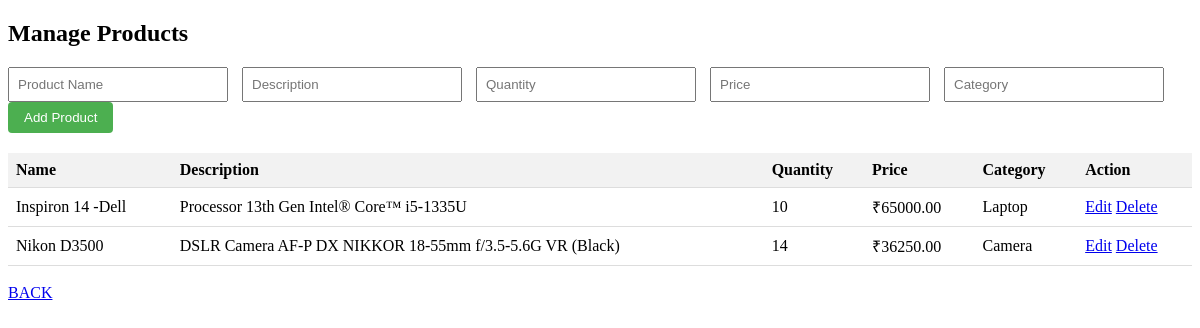
/manage_products.php, run on the app's committed database.
### tables this page shows
CREATE TABLE IF NOT EXISTS `products` (
  `id` int NOT NULL AUTO_INCREMENT,
  `name` varchar(30) NOT NULL,
  `description` longtext NOT NULL,
  `quantity` int NOT NULL,
  `price` double(10,2) NOT NULL,
  `category` varchar(50) NOT NULL,
  PRIMARY KEY (`id`)
);

### manage_products.php (the view, shortened to what this page needs)
<?php
include('db_conn.php');
function getProducts() {
    global $conn;
    $sql = "SELECT * FROM products";
    $result = $conn->query($sql);
    $products = array();
    if ($result->num_rows > 0) {
        while($row = $result->fetch_assoc()) {
            $products[] = $row;
        }
    }
    return $products;
}
$products = getProducts();
?>
<!DOCTYPE html>
<html lang="en">
<head>
</head>
<body>
<h2>Manage Products</h2>
<div class="add-product-form">
    <form action="" method="post">
        <input type="text" name="name" placeholder="Product Name" required>
        <input type="text" name="description" placeholder="Description" required>
        <input type="number" name="quantity" placeholder="Quantity" required>
        <input type="number" name="price" placeholder="Price" required>
        <input type="text" name="category" placeholder="Category" required>
        <input type="submit" value="Add Product">
    </form>
</div>
<table>
    <tr>
        <th>Name</th>
        <th>Description</th>
        <th>Quantity</th>
        <th>Price</th>
        <th>Category</th>
        <th>Action</th>
    </tr>
    <?php foreach ($products as $product): ?>
        <tr>
            <td><?php echo $product['name']; ?></td>
            <td><?php echo $product['description']; ?></td>
            <td><?php echo $product['quantity']; ?></td>
            <td>₹<?php echo $product['price']; ?></td>
            <td><?php echo $product['category']; ?></td>
            <td>
                <a href="edit_product.php?id=<?php echo $product['id']; ?>">Edit</a>
                <a href="delete_product.php?id=<?php echo $product['id']; ?>" onclick="return confirm('Are you sure you want to delete this product?')">Delete</a>
            </td>
        </tr>
    <?php endforeach; ?>
</table>
        <br>
        <a href="index.php">BACK</a>
</body>
</html>

### manage_products.php (style rules this page uses)
table { width: 100%; border-collapse: collapse; }
th, td { padding: 8px; text-align: left; border-bottom: 1px solid #ddd; }
th { background-color: #f2f2f2; }
.add-product-form { margin-bottom: 20px; }
.add-product-form input[type="text"], .add-product-form input[type="number"] { padding: 8px; width: 200px; margin-right: 10px; }
.add-product-form input[type="submit"] { padding: 8px 16px; background-color: #4CAF50; color: white; border: none; border-radius: 4px; cursor: pointer; }

### data on the page
products: name "Inspiron 14 -Dell", description "Processor 13th Gen Intel® Core™ i5-1335U", quantity "10", price "65000.00", category "Laptop"
products: name "Nikon D3500", description "DSLR Camera AF-P DX NIKKOR 18-55mm f/3.5-5.6G VR (Black)", quantity "14", price "36250.00", category "Camera"
